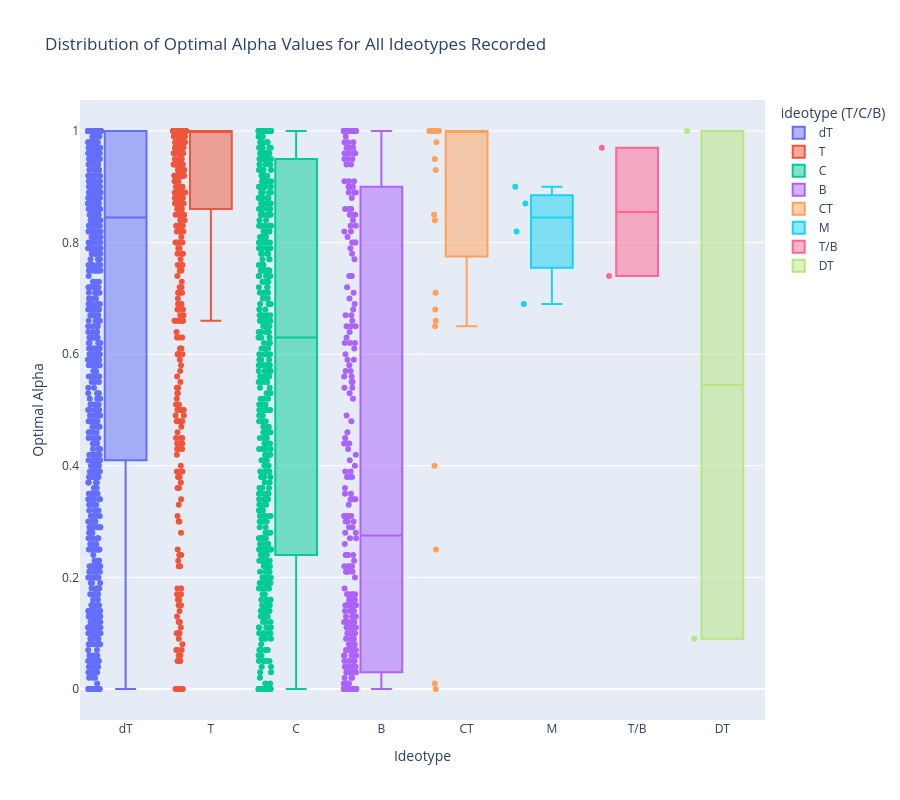

Notebook code cell kept with this figure:
### Code cell
df_combined_ideotype_exc1 = df_combined_ideotype[df_combined_ideotype["ideotype (T/C/B)"].isin(['dT', 'T', 'C', 'B', 'CT', 'M', 'T/B', 'DT'])]

fig = px.box(df_combined_ideotype_exc1, x='ideotype (T/C/B)', y='alpha', color='ideotype (T/C/B)', points='all', 
             title='Distribution of Optimal Alpha Values for All Ideotypes Recorded',
             category_orders={"ideotype (T/C/B)": ['dT', 'T', 'C', 'B', 'CT', 'M', 'T/B', 'DT']})

fig.update_layout(xaxis_title='Ideotype', yaxis_title='Optimal Alpha', showlegend=True,
                  height=800)
#fig.update_traces(
 #   jitter=0.35,
 #   pointpos=0
#)

fig.show()

### Figure 1 — Plotly figure (JSON) as saved in the notebook; plotly's stock layout.template omitted (floating-point values rounded to 4 significant figures; data arrays with more than 128 entries replaced by an {"elided": "..."} marker saying what was removed)
{"data": [{"alignmentgroup": "True", "boxpoints": "all", "hovertemplate": "ideotype (T/C/B)=%{x}<br>alpha=%{y}<extra></extra>", "legendgroup": "dT", "marker": {"color": "#636efa"}, "name": "dT", "notched": false, "offsetgroup": "dT", "orientation": "v", "showlegend": true, "type": "box", "x": {"elided": "1048 str values"}, "x0": " ", "xaxis": "x", "y": {"elided": "1048 float values"}, "y0": " ", "yaxis": "y"}, {"alignmentgroup": "True", "boxpoints": "all", "hovertemplate": "ideotype (T/C/B)=%{x}<br>alpha=%{y}<extra></extra>", "legendgroup": "T", "marker": {"color": "#EF553B"}, "name": "T", "notched": false, "offsetgroup": "T", "orientation": "v", "showlegend": true, "type": "box", "x": {"elided": "658 str values"}, "x0": " ", "xaxis": "x", "y": {"elided": "658 float values"}, "y0": " ", "yaxis": "y"}, {"alignmentgroup": "True", "boxpoints": "all", "hovertemplate": "ideotype (T/C/B)=%{x}<br>alpha=%{y}<extra></extra>", "legendgroup": "C", "marker": {"color": "#00cc96"}, "name": "C", "notched": false, "offsetgroup": "C", "orientation": "v", "showlegend": true, "type": "box", "x": {"elided": "692 str values"}, "x0": " ", "xaxis": "x", "y": {"elided": "692 float values"}, "y0": " ", "yaxis": "y"}, {"alignmentgroup": "True", "boxpoints": "all", "hovertemplate": "ideotype (T/C/B)=%{x}<br>alpha=%{y}<extra></extra>", "legendgroup": "B", "marker": {"color": "#ab63fa"}, "name": "B", "notched": false, "offsetgroup": "B", "orientation": "v", "showlegend": true, "type": "box", "x": {"elided": "368 str values"}, "x0": " ", "xaxis": "x", "y": {"elided": "368 float values"}, "y0": " ", "yaxis": "y"}, {"alignmentgroup": "True", "boxpoints": "all", "hovertemplate": "ideotype (T/C/B)=%{x}<br>alpha=%{y}<extra></extra>", "legendgroup": "CT", "marker": {"color": "#FFA15A"}, "name": "CT", "notched": false, "offsetgroup": "CT", "orientation": "v", "showlegend": true, "type": "box", "x": ["CT", "CT", "CT", "CT", "CT", "CT", "CT", "CT", "CT", "CT", "CT", "CT", "CT", "CT", "CT", "CT", "CT", "CT", "CT", "CT", "CT", "CT", "CT", "CT", "CT", "CT", "CT", "CT", "CT", "CT", "CT", "CT"], "x0": " ", "xaxis": "x", "y": [1.0, 1.0, 0.84, 0.65, 1.0, 1.0, 1.0, 1.0, 1.0, 1.0, 1.0, 1.0, 0.95, 0.68, 1.0, 1.0, 1.0, 1.0, 1.0, 1.0, 0.71, 0.25, 1.0, 1.0, 0.98, 0.85, 0.93, 0.66, 0.01, 0.0, 1.0, 0.4], "y0": " ", "yaxis": "y"}, {"alignmentgroup": "True", "boxpoints": "all", "hovertemplate": "ideotype (T/C/B)=%{x}<br>alpha=%{y}<extra></extra>", "legendgroup": "M", "marker": {"color": "#19d3f3"}, "name": "M", "notched": false, "offsetgroup": "M", "orientation": "v", "showlegend": true, "type": "box", "x": ["M", "M", "M", "M"], "x0": " ", "xaxis": "x", "y": [0.82, 0.69, 0.9, 0.87], "y0": " ", "yaxis": "y"}, {"alignmentgroup": "True", "boxpoints": "all", "hovertemplate": "ideotype (T/C/B)=%{x}<br>alpha=%{y}<extra></extra>", "legendgroup": "T/B", "marker": {"color": "#FF6692"}, "name": "T/B", "notched": false, "offsetgroup": "T/B", "orientation": "v", "showlegend": true, "type": "box", "x": ["T/B", "T/B"], "x0": " ", "xaxis": "x", "y": [0.97, 0.74], "y0": " ", "yaxis": "y"}, {"alignmentgroup": "True", "boxpoints": "all", "hovertemplate": "ideotype (T/C/B)=%{x}<br>alpha=%{y}<extra></extra>", "legendgroup": "DT", "marker": {"color": "#B6E880"}, "name": "DT", "notched": false, "offsetgroup": "DT", "orientation": "v", "showlegend": true, "type": "box", "x": ["DT", "DT"], "x0": " ", "xaxis": "x", "y": [1.0, 0.09], "y0": " ", "yaxis": "y"}], "layout": {"boxmode": "overlay", "height": 800, "legend": {"title": {"text": "ideotype (T/C/B)"}, "tracegroupgap": 0}, "showlegend": true, "title": {"text": "Distribution of Optimal Alpha Values for All Ideotypes Recorded"}, "xaxis": {"anchor": "y", "categoryarray": ["dT", "T", "C", "B", "CT", "M", "T/B", "DT"], "categoryorder": "array", "domain": [0, 1], "title": {"text": "Ideotype"}}, "yaxis": {"anchor": "x", "domain": [0, 1], "title": {"text": "Optimal Alpha"}}}}
